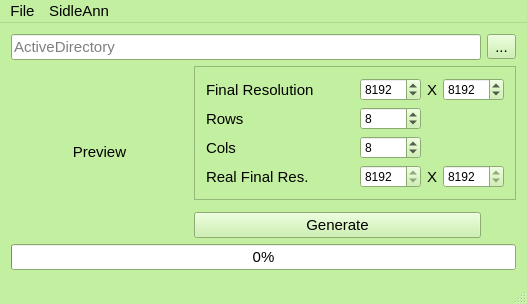
<?xml version="1.0" encoding="UTF-8"?>
<ui version="4.0">
 <class>MainWindow</class>
 <widget class="QMainWindow" name="MainWindow">
  <property name="geometry">
   <rect>
    <x>0</x>
    <y>0</y>
    <width>527</width>
    <height>296</height>
   </rect>
  </property>
  <property name="palette">
   <palette>
    <active>
     <colorrole role="WindowText">
      <brush brushstyle="SolidPattern">
       <color alpha="255">
        <red>0</red>
        <green>0</green>
        <blue>0</blue>
       </color>
      </brush>
     </colorrole>
     <colorrole role="Button">
      <brush brushstyle="SolidPattern">
       <color alpha="255">
        <red>195</red>
        <green>240</green>
        <blue>160</blue>
       </color>
      </brush>
     </colorrole>
     <colorrole role="Light">
      <brush brushstyle="SolidPattern">
       <color alpha="255">
        <red>255</red>
        <green>255</green>
        <blue>255</blue>
       </color>
      </brush>
     </colorrole>
     <colorrole role="Midlight">
      <brush brushstyle="SolidPattern">
       <color alpha="255">
        <red>225</red>
        <green>247</green>
        <blue>207</blue>
       </color>
      </brush>
     </colorrole>
     <colorrole role="Dark">
      <brush brushstyle="SolidPattern">
       <color alpha="255">
        <red>97</red>
        <green>120</green>
        <blue>80</blue>
       </color>
      </brush>
     </colorrole>
     <colorrole role="Mid">
      <brush brushstyle="SolidPattern">
       <color alpha="255">
        <red>130</red>
        <green>160</green>
        <blue>107</blue>
       </color>
      </brush>
     </colorrole>
     <colorrole role="Text">
      <brush brushstyle="SolidPattern">
       <color alpha="255">
        <red>0</red>
        <green>0</green>
        <blue>0</blue>
       </color>
      </brush>
     </colorrole>
     <colorrole role="BrightText">
      <brush brushstyle="SolidPattern">
       <color alpha="255">
        <red>255</red>
        <green>255</green>
        <blue>255</blue>
       </color>
      </brush>
     </colorrole>
     <colorrole role="ButtonText">
      <brush brushstyle="SolidPattern">
       <color alpha="255">
        <red>0</red>
        <green>0</green>
        <blue>0</blue>
       </color>
      </brush>
     </colorrole>
     <colorrole role="Base">
      <brush brushstyle="SolidPattern">
       <color alpha="255">
        <red>255</red>
        <green>255</green>
        <blue>255</blue>
       </color>
      </brush>
     </colorrole>
     <colorrole role="Window">
      <brush brushstyle="SolidPattern">
       <color alpha="255">
        <red>195</red>
        <green>240</green>
        <blue>160</blue>
       </color>
      </brush>
     </colorrole>
     <colorrole role="Shadow">
      <brush brushstyle="SolidPattern">
       <color alpha="255">
        <red>0</red>
        <green>0</green>
        <blue>0</blue>
       </color>
      </brush>
     </colorrole>
     <colorrole role="AlternateBase">
      <brush brushstyle="SolidPattern">
       <color alpha="255">
        <red>225</red>
        <green>247</green>
        <blue>207</blue>
       </color>
      </brush>
     </colorrole>
     <colorrole role="ToolTipBase">
      <brush brushstyle="SolidPattern">
       <color alpha="255">
        <red>255</red>
        <green>255</green>
        <blue>220</blue>
       </color>
      </brush>
     </colorrole>
     <colorrole role="ToolTipText">
      <brush brushstyle="SolidPattern">
       <color alpha="255">
        <red>0</red>
        <green>0</green>
        <blue>0</blue>
       </color>
      </brush>
     </colorrole>
    </active>
    <inactive>
     <colorrole role="WindowText">
      <brush brushstyle="SolidPattern">
       <color alpha="255">
        <red>0</red>
        <green>0</green>
        <blue>0</blue>
       </color>
      </brush>
     </colorrole>
     <colorrole role="Button">
      <brush brushstyle="SolidPattern">
       <color alpha="255">
        <red>195</red>
        <green>240</green>
        <blue>160</blue>
       </color>
      </brush>
     </colorrole>
     <colorrole role="Light">
      <brush brushstyle="SolidPattern">
       <color alpha="255">
        <red>255</red>
        <green>255</green>
        <blue>255</blue>
       </color>
      </brush>
     </colorrole>
     <colorrole role="Midlight">
      <brush brushstyle="SolidPattern">
       <color alpha="255">
        <red>225</red>
        <green>247</green>
        <blue>207</blue>
       </color>
      </brush>
     </colorrole>
     <colorrole role="Dark">
      <brush brushstyle="SolidPattern">
       <color alpha="255">
        <red>97</red>
        <green>120</green>
        <blue>80</blue>
       </color>
      </brush>
     </colorrole>
     <colorrole role="Mid">
      <brush brushstyle="SolidPattern">
       <color alpha="255">
        <red>130</red>
        <green>160</green>
        <blue>107</blue>
       </color>
      </brush>
     </colorrole>
     <colorrole role="Text">
      <brush brushstyle="SolidPattern">
       <color alpha="255">
        <red>0</red>
        <green>0</green>
        <blue>0</blue>
       </color>
      </brush>
     </colorrole>
     <colorrole role="BrightText">
      <brush brushstyle="SolidPattern">
       <color alpha="255">
        <red>255</red>
        <green>255</green>
        <blue>255</blue>
       </color>
      </brush>
     </colorrole>
     <colorrole role="ButtonText">
      <brush brushstyle="SolidPattern">
       <color alpha="255">
        <red>0</red>
        <green>0</green>
        <blue>0</blue>
       </color>
      </brush>
     </colorrole>
     <colorrole role="Base">
      <brush brushstyle="SolidPattern">
       <color alpha="255">
        <red>255</red>
        <green>255</green>
        <blue>255</blue>
       </color>
      </brush>
     </colorrole>
     <colorrole role="Window">
      <brush brushstyle="SolidPattern">
       <color alpha="255">
        <red>195</red>
        <green>240</green>
        <blue>160</blue>
       </color>
      </brush>
     </colorrole>
     <colorrole role="Shadow">
      <brush brushstyle="SolidPattern">
       <color alpha="255">
        <red>0</red>
        <green>0</green>
        <blue>0</blue>
       </color>
      </brush>
     </colorrole>
     <colorrole role="AlternateBase">
      <brush brushstyle="SolidPattern">
       <color alpha="255">
        <red>225</red>
        <green>247</green>
        <blue>207</blue>
       </color>
      </brush>
     </colorrole>
     <colorrole role="ToolTipBase">
      <brush brushstyle="SolidPattern">
       <color alpha="255">
        <red>255</red>
        <green>255</green>
        <blue>220</blue>
       </color>
      </brush>
     </colorrole>
     <colorrole role="ToolTipText">
      <brush brushstyle="SolidPattern">
       <color alpha="255">
        <red>0</red>
        <green>0</green>
        <blue>0</blue>
       </color>
      </brush>
     </colorrole>
    </inactive>
    <disabled>
     <colorrole role="WindowText">
      <brush brushstyle="SolidPattern">
       <color alpha="255">
        <red>97</red>
        <green>120</green>
        <blue>80</blue>
       </color>
      </brush>
     </colorrole>
     <colorrole role="Button">
      <brush brushstyle="SolidPattern">
       <color alpha="255">
        <red>195</red>
        <green>240</green>
        <blue>160</blue>
       </color>
      </brush>
     </colorrole>
     <colorrole role="Light">
      <brush brushstyle="SolidPattern">
       <color alpha="255">
        <red>255</red>
        <green>255</green>
        <blue>255</blue>
       </color>
      </brush>
     </colorrole>
     <colorrole role="Midlight">
      <brush brushstyle="SolidPattern">
       <color alpha="255">
        <red>225</red>
        <green>247</green>
        <blue>207</blue>
       </color>
      </brush>
     </colorrole>
     <colorrole role="Dark">
      <brush brushstyle="SolidPattern">
       <color alpha="255">
        <red>97</red>
        <green>120</green>
        <blue>80</blue>
       </color>
      </brush>
     </colorrole>
     <colorrole role="Mid">
      <brush brushstyle="SolidPattern">
       <color alpha="255">
        <red>130</red>
        <green>160</green>
        <blue>107</blue>
       </color>
      </brush>
     </colorrole>
     <colorrole role="Text">
      <brush brushstyle="SolidPattern">
       <color alpha="255">
        <red>97</red>
        <green>120</green>
        <blue>80</blue>
       </color>
      </brush>
     </colorrole>
     <colorrole role="BrightText">
      <brush brushstyle="SolidPattern">
       <color alpha="255">
        <red>255</red>
        <green>255</green>
        <blue>255</blue>
       </color>
      </brush>
     </colorrole>
     <colorrole role="ButtonText">
      <brush brushstyle="SolidPattern">
       <color alpha="255">
        <red>97</red>
        <green>120</green>
        <blue>80</blue>
       </color>
      </brush>
     </colorrole>
     <colorrole role="Base">
      <brush brushstyle="SolidPattern">
       <color alpha="255">
        <red>195</red>
        <green>240</green>
        <blue>160</blue>
       </color>
      </brush>
     </colorrole>
     <colorrole role="Window">
      <brush brushstyle="SolidPattern">
       <color alpha="255">
        <red>195</red>
        <green>240</green>
        <blue>160</blue>
       </color>
      </brush>
     </colorrole>
     <colorrole role="Shadow">
      <brush brushstyle="SolidPattern">
       <color alpha="255">
        <red>0</red>
        <green>0</green>
        <blue>0</blue>
       </color>
      </brush>
     </colorrole>
     <colorrole role="AlternateBase">
      <brush brushstyle="SolidPattern">
       <color alpha="255">
        <red>195</red>
        <green>240</green>
        <blue>160</blue>
       </color>
      </brush>
     </colorrole>
     <colorrole role="ToolTipBase">
      <brush brushstyle="SolidPattern">
       <color alpha="255">
        <red>255</red>
        <green>255</green>
        <blue>220</blue>
       </color>
      </brush>
     </colorrole>
     <colorrole role="ToolTipText">
      <brush brushstyle="SolidPattern">
       <color alpha="255">
        <red>0</red>
        <green>0</green>
        <blue>0</blue>
       </color>
      </brush>
     </colorrole>
    </disabled>
   </palette>
  </property>
  <property name="font">
   <font>
    <pointsize>11</pointsize>
   </font>
  </property>
  <property name="windowTitle">
   <string>SidleAnn</string>
  </property>
  <widget class="QWidget" name="centralWidget">
   <layout class="QGridLayout" name="gridLayout_2">
    <item row="1" column="1" colspan="2">
     <widget class="QFrame" name="frame">
      <property name="frameShape">
       <enum>QFrame::StyledPanel</enum>
      </property>
      <property name="frameShadow">
       <enum>QFrame::Raised</enum>
      </property>
      <layout class="QGridLayout" name="gridLayout">
       <item row="0" column="0">
        <widget class="QLabel" name="label">
         <property name="text">
          <string>Final Resolution</string>
         </property>
        </widget>
       </item>
       <item row="0" column="1">
        <spacer name="horizontalSpacer">
         <property name="orientation">
          <enum>Qt::Horizontal</enum>
         </property>
         <property name="sizeHint" stdset="0">
          <size>
           <width>40</width>
           <height>20</height>
          </size>
         </property>
        </spacer>
       </item>
       <item row="0" column="2">
        <widget class="QSpinBox" name="FinalSizeX">
         <property name="font">
          <font>
           <pointsize>9</pointsize>
          </font>
         </property>
         <property name="minimum">
          <number>16</number>
         </property>
         <property name="maximum">
          <number>16384</number>
         </property>
         <property name="singleStep">
          <number>2</number>
         </property>
         <property name="value">
          <number>8192</number>
         </property>
        </widget>
       </item>
       <item row="0" column="3">
        <widget class="QLabel" name="label_2">
         <property name="text">
          <string>X</string>
         </property>
        </widget>
       </item>
       <item row="0" column="4">
        <widget class="QSpinBox" name="FinalSizeY">
         <property name="font">
          <font>
           <pointsize>9</pointsize>
          </font>
         </property>
         <property name="minimum">
          <number>16</number>
         </property>
         <property name="maximum">
          <number>16384</number>
         </property>
         <property name="singleStep">
          <number>2</number>
         </property>
         <property name="value">
          <number>8192</number>
         </property>
        </widget>
       </item>
       <item row="1" column="0">
        <widget class="QLabel" name="label_3">
         <property name="text">
          <string>Rows</string>
         </property>
        </widget>
       </item>
       <item row="1" column="1">
        <spacer name="horizontalSpacer_2">
         <property name="orientation">
          <enum>Qt::Horizontal</enum>
         </property>
         <property name="sizeHint" stdset="0">
          <size>
           <width>40</width>
           <height>20</height>
          </size>
         </property>
        </spacer>
       </item>
       <item row="1" column="2">
        <widget class="QSpinBox" name="NumRows">
         <property name="font">
          <font>
           <pointsize>9</pointsize>
          </font>
         </property>
         <property name="minimum">
          <number>1</number>
         </property>
         <property name="maximum">
          <number>128</number>
         </property>
         <property name="singleStep">
          <number>1</number>
         </property>
         <property name="value">
          <number>8</number>
         </property>
        </widget>
       </item>
       <item row="2" column="0">
        <widget class="QLabel" name="label_4">
         <property name="text">
          <string>Cols</string>
         </property>
        </widget>
       </item>
       <item row="2" column="1">
        <spacer name="horizontalSpacer_3">
         <property name="orientation">
          <enum>Qt::Horizontal</enum>
         </property>
         <property name="sizeHint" stdset="0">
          <size>
           <width>40</width>
           <height>20</height>
          </size>
         </property>
        </spacer>
       </item>
       <item row="2" column="2">
        <widget class="QSpinBox" name="NumCols">
         <property name="font">
          <font>
           <pointsize>9</pointsize>
          </font>
         </property>
         <property name="minimum">
          <number>1</number>
         </property>
         <property name="maximum">
          <number>128</number>
         </property>
         <property name="singleStep">
          <number>1</number>
         </property>
         <property name="value">
          <number>8</number>
         </property>
        </widget>
       </item>
       <item row="3" column="0">
        <widget class="QLabel" name="label_5">
         <property name="text">
          <string>Real Final Res.</string>
         </property>
        </widget>
       </item>
       <item row="3" column="1">
        <spacer name="horizontalSpacer_4">
         <property name="orientation">
          <enum>Qt::Horizontal</enum>
         </property>
         <property name="sizeHint" stdset="0">
          <size>
           <width>40</width>
           <height>20</height>
          </size>
         </property>
        </spacer>
       </item>
       <item row="3" column="2">
        <widget class="QSpinBox" name="FinalSizeX_2">
         <property name="font">
          <font>
           <pointsize>9</pointsize>
          </font>
         </property>
         <property name="readOnly">
          <bool>true</bool>
         </property>
         <property name="minimum">
          <number>16</number>
         </property>
         <property name="maximum">
          <number>16384</number>
         </property>
         <property name="singleStep">
          <number>2</number>
         </property>
         <property name="value">
          <number>8192</number>
         </property>
        </widget>
       </item>
       <item row="3" column="3">
        <widget class="QLabel" name="label_6">
         <property name="text">
          <string>X</string>
         </property>
        </widget>
       </item>
       <item row="3" column="4">
        <widget class="QSpinBox" name="FinalSizeY_2">
         <property name="font">
          <font>
           <pointsize>9</pointsize>
          </font>
         </property>
         <property name="readOnly">
          <bool>true</bool>
         </property>
         <property name="minimum">
          <number>16</number>
         </property>
         <property name="maximum">
          <number>16384</number>
         </property>
         <property name="singleStep">
          <number>2</number>
         </property>
         <property name="value">
          <number>8192</number>
         </property>
        </widget>
       </item>
      </layout>
     </widget>
    </item>
    <item row="3" column="1">
     <widget class="QPushButton" name="pushButton">
      <property name="text">
       <string>Generate</string>
      </property>
     </widget>
    </item>
    <item row="4" column="0" colspan="3">
     <widget class="QProgressBar" name="progressBar">
      <property name="value">
       <number>0</number>
      </property>
      <property name="textVisible">
       <bool>true</bool>
      </property>
     </widget>
    </item>
    <item row="0" column="2">
     <widget class="QToolButton" name="toolButton">
      <property name="text">
       <string>...</string>
      </property>
      <property name="toolButtonStyle">
       <enum>Qt::ToolButtonIconOnly</enum>
      </property>
     </widget>
    </item>
    <item row="1" column="0" rowspan="3">
     <widget class="QLabel" name="previewField">
      <property name="text">
       <string>Preview</string>
      </property>
      <property name="alignment">
       <set>Qt::AlignCenter</set>
      </property>
     </widget>
    </item>
    <item row="2" column="1">
     <spacer name="verticalSpacer">
      <property name="orientation">
       <enum>Qt::Vertical</enum>
      </property>
      <property name="sizeHint" stdset="0">
       <size>
        <width>20</width>
        <height>4</height>
       </size>
      </property>
     </spacer>
    </item>
    <item row="0" column="0" colspan="2">
     <widget class="QLineEdit" name="tActiveDirectory">
      <property name="readOnly">
       <bool>true</bool>
      </property>
      <property name="placeholderText">
       <string>ActiveDirectory</string>
      </property>
     </widget>
    </item>
   </layout>
  </widget>
  <widget class="QMenuBar" name="menuBar">
   <property name="geometry">
    <rect>
     <x>0</x>
     <y>0</y>
     <width>527</width>
     <height>21</height>
    </rect>
   </property>
   <widget class="QMenu" name="menuSidleAnn">
    <property name="title">
     <string>File</string>
    </property>
    <addaction name="actionOpen_dir"/>
    <addaction name="actionGenerate"/>
    <addaction name="actionExit"/>
   </widget>
   <widget class="QMenu" name="menuSidleAnn_2">
    <property name="title">
     <string>SidleAnn</string>
    </property>
    <addaction name="actionSettings"/>
    <addaction name="separator"/>
    <addaction name="actionAbout"/>
   </widget>
   <addaction name="menuSidleAnn"/>
   <addaction name="menuSidleAnn_2"/>
  </widget>
  <widget class="QStatusBar" name="statusBar"/>
  <action name="actionSettings">
   <property name="text">
    <string>Settings</string>
   </property>
  </action>
  <action name="actionAbout">
   <property name="text">
    <string>about</string>
   </property>
  </action>
  <action name="actionOpen_dir">
   <property name="text">
    <string>Open dir</string>
   </property>
  </action>
  <action name="actionGenerate">
   <property name="text">
    <string>Generate</string>
   </property>
  </action>
  <action name="actionExit">
   <property name="text">
    <string>Exit</string>
   </property>
  </action>
 </widget>
 <layoutdefault spacing="6" margin="11"/>
 <resources/>
 <connections/>
</ui>
